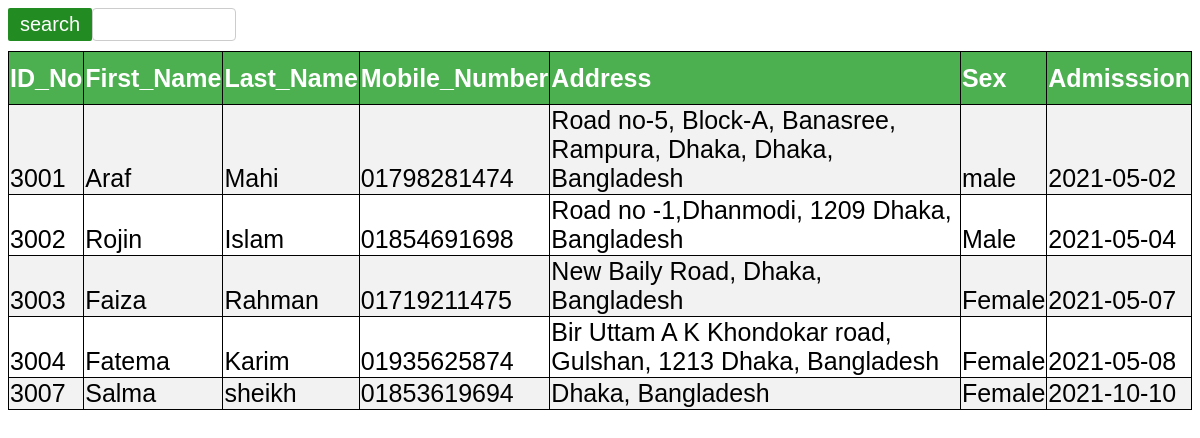
Screenshot of /HMS/display/list-patient.php with the database file from the repository.
### tables this page shows
CREATE TABLE `patient` (
  `id` int(6) NOT NULL,
  `first_name` varchar(50) DEFAULT NULL,
  `last_name` varchar(50) NOT NULL,
  `mobile_number` varchar(11) DEFAULT NULL,
  `address` varchar(100) DEFAULT NULL,
  `sex` varchar(50) DEFAULT NULL,
  `addmission` date DEFAULT NULL
);

### HMS/display/list-patient.php (the view, shortened to what this page needs)
<!DOCTYPE html>
<html>
<head>
</head>
<body>
	<div class="container">
		<form action="search-patient.php" method="post">
			<input type="text" name="search" >
			<button class="btn">search</button>
		</form>
	</div>
	<table>
		<tr>
			<th>ID_No</th>
			<th>First_Name</th>
			<th>Last_Name</th>
			<th>Mobile_Number</th>
			<th>Address</th>
			<th>Sex</th>
			<th>Admisssion</th>
		</tr>
		<?php
		$conn =mysqli_connect("localhost", "root", "", "hospital");
            $sql = "SELECT id,first_name,last_name,mobile_number,address,sex,addmission FROM patient";
            $result = $conn->query($sql);
            if ($result->num_rows > 0) {
            while($row = $result->fetch_assoc()) {
            echo "<tr><td> " . $row["id"]. "</td><td> " . $row["first_name"]. " </td><td>" . $row["last_name"]. "</td><td>" .$row["mobile_number"]."</td><td>".$row["address"]."</td><td>".$row["sex"]."</td><td>".$row ["addmission"]."</td></tr>";
                  }
              echo"</table>";
               }
              else {
              echo "0 results";
              }
		?>
</body>
</html>

### HMS/display/list-patient.php (style rules this page uses)
.btn { background-color: #228B22; color: white; padding: 5px 12px; border: none; border-radius: 2px; cursor: pointer; float: left; font-size:20px; }
input[type=text] { width: 10%; padding: 8px 12px; border: 1px solid #ccc; border-radius: 4px; resize: vertical; }
.container { padding-bottom:10px; }
table { padding-top:10px; border-collapse:collapse; color:black; width:100%; font-family:sans-serif; font-size:25px; text-align:left; padding-left:15px; }
table,th,td { border:1px solid black; }
th { background-color:#4CAF50; color:white; height:50px; }
td { height:10px; vertical-align:bottom; }
tr:nth-child(even) { background-color: #f2f2f2 }

### rows the page displays
patient: id "3001", first_name "Araf", last_name "Mahi", mobile_number "01798281474", address "Road no-5, Block-A, Banasree, Rampura, Dhaka, Dhaka, Bangladesh", sex "male", addmission "2021-05-02"
patient: id "3002", first_name "Rojin", last_name "Islam", mobile_number "01854691698", address "Road no -1,Dhanmodi, 1209 Dhaka, Bangladesh", sex "Male", addmission "2021-05-04"
patient: id "3003", first_name "Faiza", last_name "Rahman", mobile_number "01719211475", address "New Baily Road, Dhaka, Bangladesh", sex "Female", addmission "2021-05-07"
patient: id "3004", first_name "Fatema", last_name "Karim", mobile_number "01935625874", address "Bir Uttam A K Khondokar road, Gulshan, 1213 Dhaka, Bangladesh", sex "Female", addmission "2021-05-08"
patient: id "3007", first_name "Salma", last_name "sheikh", mobile_number "01853619694", address "Dhaka, Bangladesh", sex "Female", addmission "2021-10-10"
